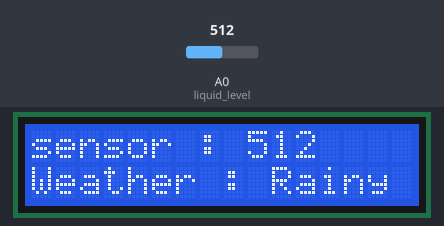
Bench run of a sketch on a simulated Arduino Uno, built with avr-gcc and run on an emulated ATmega328P. On the bench: 16×2 character LCD. The test bench sets the inputs (shaded band); at power-on: A0 (liquid_level) = 512. What the sketch prints to the serial monitor is not drawn.

Above: at 1.2 s.
1.3 s: A0 (liquid_level) set to 310
At 3.1 s:
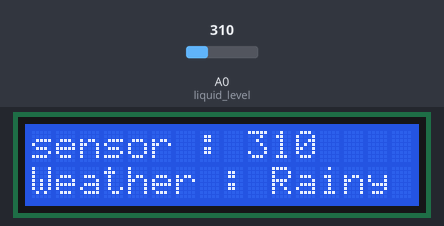
3.6 s: A0 (liquid_level) set to 286
At 4.5 s:
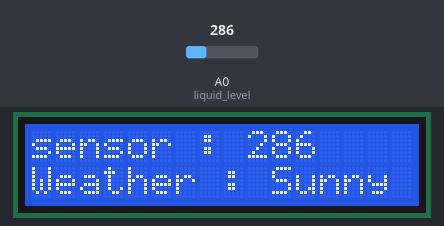
5.7 s: A0 (liquid_level) set to 306
At 7.2 s:
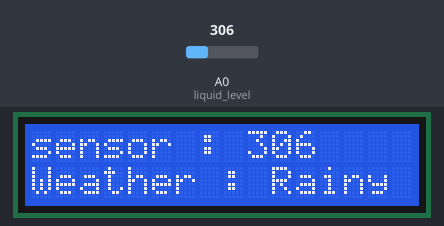
Timing chart, 0 to 8.7 s (numbered marks = the images above; inputs shaded):
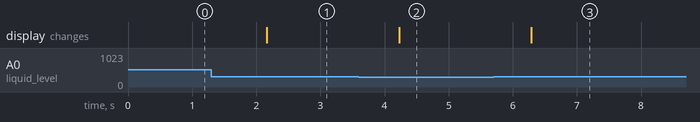

The sketch:

liquid_level_sensor-rain.ino
```cpp
#define liquid_level A0

#include <Wire.h>                       // 1602 LCD 라이브러리 세팅
#include <LiquidCrystal_I2C.h>

LiquidCrystal_I2C lcd(0x27, 16, 2);

void setup() {
  // put your setup code here, to run once:
  Serial.begin(9600);                   // 시리얼 포트 시작
  pinMode(liquid_level, INPUT);         // 수위센서 입력 모드 지정

  lcd.init();                           // LCD 초기화
  lcd.backlight();
  lcd.clear();
}

void loop() {
  // put your main code here, to run repeatedly:
  int water = analogRead(liquid_level); // water 변수에 수위센서 아날로드 값을 저장
  Serial.println(water);

  lcd.clear();                          // lcd에 센서값 출력
  lcd.setCursor(0,0);
  lcd.print("sensor : ");
  lcd.setCursor(9,0);
  lcd.print(water);

  lcd.setCursor(0,1);                   // 비 감지 후 날씨(비 여부) 출력
  lcd.print("Weather : ");
  lcd.setCursor(10, 1);

  if(water > 300){
    lcd.print("Rainy");
  }else {
    lcd.print("Sunny");
  }

  delay(1000);                          // 1초 동작 지연
}
```

Measured:
- the behaviour switches between 301 and 300 on A0 (liquid_level) (found by bisection; images 1 and 2)
- after the input at 1.3 s, the display: changes after 0.86 s (image 1)
- after the input at 3.6 s, the display: changes after 0.63 s (image 2)
- after the input at 5.7 s, the display: changes after 0.59 s (image 3)
